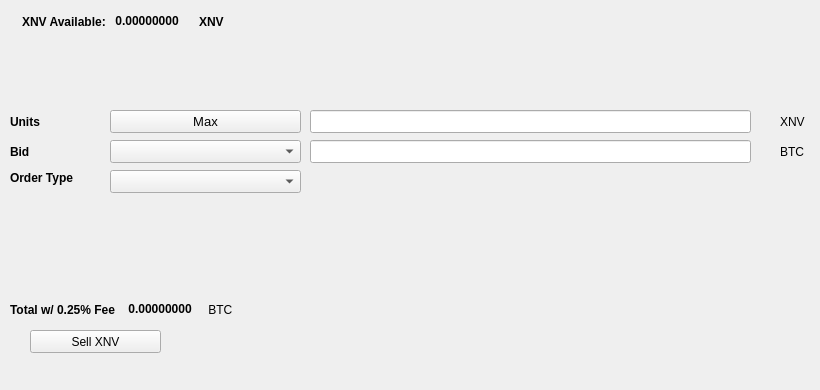
   <widget class="QWidget" name="SellTab">
    <attribute name="title">
     <string>Sell</string>
    </attribute>
    <widget class="QLabel" name="label_16">
     <property name="geometry">
      <rect>
       <x>780</x>
       <y>140</y>
       <width>31</width>
       <height>23</height>
      </rect>
     </property>
     <property name="text">
      <string>BTC</string>
     </property>
    </widget>
    <widget class="QComboBox" name="SellBidcomboBox">
     <property name="geometry">
      <rect>
       <x>110</x>
       <y>140</y>
       <width>191</width>
       <height>23</height>
      </rect>
     </property>
     <property name="font">
      <font>
       <pointsize>10</pointsize>
      </font>
     </property>
    </widget>
    <widget class="QLabel" name="label_18">
     <property name="geometry">
      <rect>
       <x>10</x>
       <y>110</y>
       <width>46</width>
       <height>23</height>
      </rect>
     </property>
     <property name="font">
      <font>
       <weight>75</weight>
       <bold>true</bold>
      </font>
     </property>
     <property name="text">
      <string>Units</string>
     </property>
    </widget>
    <widget class="QPushButton" name="Sell_Max_Amount">
     <property name="geometry">
      <rect>
       <x>110</x>
       <y>110</y>
       <width>191</width>
       <height>23</height>
      </rect>
     </property>
     <property name="font">
      <font>
       <pointsize>10</pointsize>
      </font>
     </property>
     <property name="text">
      <string>Max</string>
     </property>
    </widget>
    <widget class="QLabel" name="label_20">
     <property name="geometry">
      <rect>
       <x>10</x>
       <y>170</y>
       <width>91</width>
       <height>16</height>
      </rect>
     </property>
     <property name="font">
      <font>
       <weight>75</weight>
       <bold>true</bold>
      </font>
     </property>
     <property name="text">
      <string>Order Type</string>
     </property>
    </widget>
    <widget class="QComboBox" name="SellOrdertypeCombo">
     <property name="geometry">
      <rect>
       <x>110</x>
       <y>170</y>
       <width>191</width>
       <height>23</height>
      </rect>
     </property>
     <property name="font">
      <font>
       <pointsize>10</pointsize>
      </font>
     </property>
    </widget>
    <widget class="QLabel" name="label_21">
     <property name="geometry">
      <rect>
       <x>10</x>
       <y>140</y>
       <width>46</width>
       <height>23</height>
      </rect>
     </property>
     <property name="font">
      <font>
       <weight>75</weight>
       <bold>true</bold>
      </font>
     </property>
     <property name="text">
      <string>Bid</string>
     </property>
    </widget>
    <widget class="QLabel" name="label_22">
     <property name="geometry">
      <rect>
       <x>780</x>
       <y>110</y>
       <width>31</width>
       <height>23</height>
      </rect>
     </property>
     <property name="text">
      <string>XNV</string>
     </property>
    </widget>
    <widget class="QLineEdit" name="UnitsInputXNV">
     <property name="geometry">
      <rect>
       <x>310</x>
       <y>110</y>
       <width>441</width>
       <height>23</height>
      </rect>
     </property>
     <property name="font">
      <font>
       <pointsize>9</pointsize>
       <weight>75</weight>
       <bold>true</bold>
      </font>
     </property>
    </widget>
    <widget class="QLineEdit" name="SellBidPriceEdit">
     <property name="geometry">
      <rect>
       <x>310</x>
       <y>140</y>
       <width>441</width>
       <height>23</height>
      </rect>
     </property>
     <property name="font">
      <font>
       <pointsize>9</pointsize>
       <weight>75</weight>
       <bold>true</bold>
      </font>
     </property>
    </widget>
    <widget class="QPushButton" name="SellXNVBTN">
     <property name="geometry">
      <rect>
       <x>30</x>
       <y>330</y>
       <width>131</width>
       <height>23</height>
      </rect>
     </property>
     <property name="text">
      <string>Sell XNV</string>
     </property>
     <property name="icon">
      <iconset resource="../nvidiacash">
       <normaloff>:/icons/bitcoin</normaloff>:/icons/bitcoin</iconset>
     </property>
    </widget>
    <widget class="QWidget" name="layoutWidget3">
     <property name="geometry">
      <rect>
       <x>22</x>
       <y>12</y>
       <width>258</width>
       <height>19</height>
      </rect>
     </property>
     <layout class="QHBoxLayout" name="horizontalLayout">
      <item>
       <widget class="QLabel" name="label232_2">
        <property name="font">
         <font>
          <weight>75</weight>
          <bold>true</bold>
         </font>
        </property>
        <property name="text">
         <string>XNV Available:</string>
        </property>
       </widget>
      </item>
      <item>
       <widget class="QLabel" name="XNVAvailableLabel">
        <property name="palette">
         <palette>
          <active>
           <colorrole role="WindowText">
            <brush brushstyle="SolidPattern">
             <color alpha="255">
              <red>0</red>
              <green>0</green>
              <blue>0</blue>
             </color>
            </brush>
           </colorrole>
           <colorrole role="Button">
            <brush brushstyle="SolidPattern">
             <color alpha="255">
              <red>0</red>
              <green>170</green>
              <blue>0</blue>
             </color>
            </brush>
           </colorrole>
           <colorrole role="Light">
            <brush brushstyle="SolidPattern">
             <color alpha="255">
              <red>0</red>
              <green>255</green>
              <blue>0</blue>
             </color>
            </brush>
           </colorrole>
           <colorrole role="Midlight">
            <brush brushstyle="SolidPattern">
             <color alpha="255">
              <red>0</red>
              <green>212</green>
              <blue>0</blue>
             </color>
            </brush>
           </colorrole>
           <colorrole role="Dark">
            <brush brushstyle="SolidPattern">
             <color alpha="255">
              <red>0</red>
              <green>85</green>
              <blue>0</blue>
             </color>
            </brush>
           </colorrole>
           <colorrole role="Mid">
            <brush brushstyle="SolidPattern">
             <color alpha="255">
              <red>0</red>
              <green>113</green>
              <blue>0</blue>
             </color>
            </brush>
           </colorrole>
           <colorrole role="Text">
            <brush brushstyle="SolidPattern">
             <color alpha="255">
              <red>0</red>
              <green>170</green>
              <blue>0</blue>
             </color>
            </brush>
           </colorrole>
           <colorrole role="BrightText">
            <brush brushstyle="SolidPattern">
             <color alpha="255">
              <red>255</red>
              <green>255</green>
              <blue>255</blue>
             </color>
            </brush>
           </colorrole>
           <colorrole role="ButtonText">
            <brush brushstyle="SolidPattern">
             <color alpha="255">
              <red>0</red>
              <green>0</green>
              <blue>0</blue>
             </color>
            </brush>
           </colorrole>
           <colorrole role="Base">
            <brush brushstyle="SolidPattern">
             <color alpha="255">
              <red>255</red>
              <green>255</green>
              <blue>255</blue>
             </color>
            </brush>
           </colorrole>
           <colorrole role="Window">
            <brush brushstyle="SolidPattern">
             <color alpha="255">
              <red>0</red>
              <green>170</green>
              <blue>0</blue>
             </color>
            </brush>
           </colorrole>
           <colorrole role="Shadow">
            <brush brushstyle="SolidPattern">
             <color alpha="255">
              <red>0</red>
              <green>0</green>
              <blue>0</blue>
             </color>
            </brush>
           </colorrole>
           <colorrole role="AlternateBase">
            <brush brushstyle="SolidPattern">
             <color alpha="255">
              <red>127</red>
              <green>212</green>
              <blue>127</blue>
             </color>
            </brush>
           </colorrole>
           <colorrole role="ToolTipBase">
            <brush brushstyle="SolidPattern">
             <color alpha="255">
              <red>255</red>
              <green>255</green>
              <blue>220</blue>
             </color>
            </brush>
           </colorrole>
           <colorrole role="ToolTipText">
            <brush brushstyle="SolidPattern">
             <color alpha="255">
              <red>0</red>
              <green>0</green>
              <blue>0</blue>
             </color>
            </brush>
           </colorrole>
          </active>
          <inactive>
           <colorrole role="WindowText">
            <brush brushstyle="SolidPattern">
             <color alpha="255">
              <red>0</red>
              <green>0</green>
              <blue>0</blue>
             </color>
            </brush>
           </colorrole>
           <colorrole role="Button">
            <brush brushstyle="SolidPattern">
             <color alpha="255">
              <red>0</red>
              <green>170</green>
              <blue>0</blue>
             </color>
            </brush>
           </colorrole>
           <colorrole role="Light">
            <brush brushstyle="SolidPattern">
             <color alpha="255">
              <red>0</red>
              <green>255</green>
              <blue>0</blue>
             </color>
            </brush>
           </colorrole>
           <colorrole role="Midlight">
            <brush brushstyle="SolidPattern">
             <color alpha="255">
              <red>0</red>
              <green>212</green>
              <blue>0</blue>
             </color>
            </brush>
           </colorrole>
           <colorrole role="Dark">
            <brush brushstyle="SolidPattern">
             <color alpha="255">
              <red>0</red>
              <green>85</green>
              <blue>0</blue>
             </color>
            </brush>
           </colorrole>
           <colorrole role="Mid">
            <brush brushstyle="SolidPattern">
             <color alpha="255">
              <red>0</red>
              <green>113</green>
              <blue>0</blue>
             </color>
            </brush>
           </colorrole>
           <colorrole role="Text">
            <brush brushstyle="SolidPattern">
             <color alpha="255">
              <red>0</red>
              <green>170</green>
              <blue>0</blue>
             </color>
            </brush>
           </colorrole>
           <colorrole role="BrightText">
            <brush brushstyle="SolidPattern">
             <color alpha="255">
              <red>255</red>
              <green>255</green>
              <blue>255</blue>
             </color>
            </brush>
           </colorrole>
           <colorrole role="ButtonText">
            <brush brushstyle="SolidPattern">
             <color alpha="255">
              <red>0</red>
              <green>0</green>
              <blue>0</blue>
             </color>
            </brush>
           </colorrole>
           <colorrole role="Base">
            <brush brushstyle="SolidPattern">
             <color alpha="255">
              <red>255</red>
              <green>255</green>
              <blue>255</blue>
             </color>
            </brush>
           </colorrole>
           <colorrole role="Window">
            <brush brushstyle="SolidPattern">
             <color alpha="255">
              <red>0</red>
              <green>170</green>
              <blue>0</blue>
             </color>
            </brush>
           </colorrole>
           <colorrole role="Shadow">
            <brush brushstyle="SolidPattern">
             <color alpha="255">
              <red>0</red>
              <green>0</green>
              <blue>0</blue>
             </color>
            </brush>
           </colorrole>
           <colorrole role="AlternateBase">
            <brush brushstyle="SolidPattern">
             <color alpha="255">
              <red>127</red>
              <green>212</green>
              <blue>127</blue>
             </color>
            </brush>
           </colorrole>
           <colorrole role="ToolTipBase">
            <brush brushstyle="SolidPattern">
             <color alpha="255">
              <red>255</red>
              <green>255</green>
              <blue>220</blue>
             </color>
            </brush>
           </colorrole>
           <colorrole role="ToolTipText">
            <brush brushstyle="SolidPattern">
             <color alpha="255">
              <red>0</red>
              <green>0</green>
              <blue>0</blue>
             </color>
            </brush>
           </colorrole>
          </inactive>
          <disabled>
           <colorrole role="WindowText">
            <brush brushstyle="SolidPattern">
             <color alpha="255">
              <red>0</red>
              <green>85</green>
              <blue>0</blue>
             </color>
            </brush>
           </colorrole>
           <colorrole role="Button">
            <brush brushstyle="SolidPattern">
             <color alpha="255">
              <red>0</red>
              <green>170</green>
              <blue>0</blue>
             </color>
            </brush>
           </colorrole>
           <colorrole role="Light">
            <brush brushstyle="SolidPattern">
             <color alpha="255">
              <red>0</red>
              <green>255</green>
              <blue>0</blue>
             </color>
            </brush>
           </colorrole>
           <colorrole role="Midlight">
            <brush brushstyle="SolidPattern">
             <color alpha="255">
              <red>0</red>
              <green>212</green>
              <blue>0</blue>
             </color>
            </brush>
           </colorrole>
           <colorrole role="Dark">
            <brush brushstyle="SolidPattern">
             <color alpha="255">
              <red>0</red>
              <green>85</green>
              <blue>0</blue>
             </color>
            </brush>
           </colorrole>
           <colorrole role="Mid">
            <brush brushstyle="SolidPattern">
             <color alpha="255">
              <red>0</red>
              <green>113</green>
              <blue>0</blue>
             </color>
            </brush>
           </colorrole>
           <colorrole role="Text">
            <brush brushstyle="SolidPattern">
             <color alpha="255">
              <red>0</red>
              <green>85</green>
              <blue>0</blue>
             </color>
            </brush>
           </colorrole>
           <colorrole role="BrightText">
            <brush brushstyle="SolidPattern">
             <color alpha="255">
              <red>255</red>
              <green>255</green>
              <blue>255</blue>
             </color>
            </brush>
           </colorrole>
           <colorrole role="ButtonText">
            <brush brushstyle="SolidPattern">
             <color alpha="255">
              <red>0</red>
              <green>85</green>
              <blue>0</blue>
             </color>
            </brush>
           </colorrole>
           <colorrole role="Base">
            <brush brushstyle="SolidPattern">
             <color alpha="255">
              <red>0</red>
              <green>170</green>
              <blue>0</blue>
             </color>
            </brush>
           </colorrole>
           <colorrole role="Window">
            <brush brushstyle="SolidPattern">
             <color alpha="255">
              <red>0</red>
              <green>170</green>
              <blue>0</blue>
             </color>
            </brush>
           </colorrole>
           <colorrole role="Shadow">
            <brush brushstyle="SolidPattern">
             <color alpha="255">
              <red>0</red>
              <green>0</green>
              <blue>0</blue>
             </color>
            </brush>
           </colorrole>
           <colorrole role="AlternateBase">
            <brush brushstyle="SolidPattern">
             <color alpha="255">
              <red>0</red>
              <green>170</green>
              <blue>0</blue>
             </color>
            </brush>
           </colorrole>
           <colorrole role="ToolTipBase">
            <brush brushstyle="SolidPattern">
             <color alpha="255">
              <red>255</red>
              <green>255</green>
              <blue>220</blue>
             </color>
            </brush>
           </colorrole>
           <colorrole role="ToolTipText">
            <brush brushstyle="SolidPattern">
             <color alpha="255">
              <red>0</red>
              <green>0</green>
              <blue>0</blue>
             </color>
            </brush>
           </colorrole>
          </disabled>
         </palette>
        </property>
        <property name="font">
         <font>
          <weight>75</weight>
          <bold>true</bold>
         </font>
        </property>
        <property name="text">
         <string> 0.00000000 </string>
        </property>
        <property name="textInteractionFlags">
         <set>Qt::LinksAccessibleByMouse|Qt::TextSelectableByKeyboard|Qt::TextSelectableByMouse</set>
        </property>
       </widget>
      </item>
      <item>
       <widget class="QLabel" name="labelXNV">
        <property name="font">
         <font>
          <weight>75</weight>
          <bold>true</bold>
         </font>
        </property>
        <property name="text">
         <string>XNV</string>
        </property>
       </widget>
      </item>
     </layout>
    </widget>
    <widget class="QWidget" name="layoutWidget">
     <property name="geometry">
      <rect>
       <x>10</x>
       <y>300</y>
       <width>268</width>
       <height>19</height>
      </rect>
     </property>
     <layout class="QHBoxLayout" name="horizontalLayout_2">
      <item>
       <widget class="QLabel" name="label_19">
        <property name="font">
         <font>
          <weight>75</weight>
          <bold>true</bold>
         </font>
        </property>
        <property name="text">
         <string>Total w/ 0.25% Fee </string>
        </property>
       </widget>
      </item>
      <item>
       <widget class="QLabel" name="SellCostLabel">
        <property name="palette">
         <palette>
          <active>
           <colorrole role="WindowText">
            <brush brushstyle="SolidPattern">
             <color alpha="255">
              <red>0</red>
              <green>0</green>
              <blue>0</blue>
             </color>
            </brush>
           </colorrole>
           <colorrole role="Button">
            <brush brushstyle="SolidPattern">
             <color alpha="255">
              <red>0</red>
              <green>170</green>
              <blue>0</blue>
             </color>
            </brush>
           </colorrole>
           <colorrole role="Light">
            <brush brushstyle="SolidPattern">
             <color alpha="255">
              <red>0</red>
              <green>255</green>
              <blue>0</blue>
             </color>
            </brush>
           </colorrole>
           <colorrole role="Midlight">
            <brush brushstyle="SolidPattern">
             <color alpha="255">
              <red>0</red>
              <green>212</green>
              <blue>0</blue>
             </color>
            </brush>
           </colorrole>
           <colorrole role="Dark">
            <brush brushstyle="SolidPattern">
             <color alpha="255">
              <red>0</red>
              <green>85</green>
              <blue>0</blue>
             </color>
            </brush>
           </colorrole>
           <colorrole role="Mid">
            <brush brushstyle="SolidPattern">
             <color alpha="255">
              <red>0</red>
              <green>113</green>
              <blue>0</blue>
             </color>
            </brush>
           </colorrole>
           <colorrole role="Text">
            <brush brushstyle="SolidPattern">
             <color alpha="255">
              <red>0</red>
              <green>170</green>
              <blue>0</blue>
             </color>
            </brush>
           </colorrole>
           <colorrole role="BrightText">
            <brush brushstyle="SolidPattern">
             <color alpha="255">
              <red>255</red>
              <green>255</green>
              <blue>255</blue>
             </color>
            </brush>
           </colorrole>
           <colorrole role="ButtonText">
            <brush brushstyle="SolidPattern">
             <color alpha="255">
              <red>0</red>
              <green>0</green>
              <blue>0</blue>
             </color>
            </brush>
           </colorrole>
           <colorrole role="Base">
            <brush brushstyle="SolidPattern">
             <color alpha="255">
              <red>255</red>
              <green>255</green>
              <blue>255</blue>
             </color>
            </brush>
           </colorrole>
           <colorrole role="Window">
            <brush brushstyle="SolidPattern">
             <color alpha="255">
              <red>0</red>
              <green>170</green>
              <blue>0</blue>
             </color>
            </brush>
           </colorrole>
           <colorrole role="Shadow">
            <brush brushstyle="SolidPattern">
             <color alpha="255">
              <red>0</red>
              <green>0</green>
              <blue>0</blue>
             </color>
            </brush>
           </colorrole>
           <colorrole role="AlternateBase">
            <brush brushstyle="SolidPattern">
             <color alpha="255">
              <red>127</red>
              <green>212</green>
              <blue>127</blue>
             </color>
            </brush>
           </colorrole>
           <colorrole role="ToolTipBase">
            <brush brushstyle="SolidPattern">
             <color alpha="255">
              <red>255</red>
              <green>255</green>
              <blue>220</blue>
             </color>
            </brush>
           </colorrole>
           <colorrole role="ToolTipText">
            <brush brushstyle="SolidPattern">
             <color alpha="255">
              <red>0</red>
              <green>0</green>
              <blue>0</blue>
             </color>
            </brush>
           </colorrole>
          </active>
          <inactive>
           <colorrole role="WindowText">
            <brush brushstyle="SolidPattern">
             <color alpha="255">
              <red>0</red>
              <green>0</green>
              <blue>0</blue>
             </color>
            </brush>
           </colorrole>
           <colorrole role="Button">
            <brush brushstyle="SolidPattern">
             <color alpha="255">
              <red>0</red>
              <green>170</green>
              <blue>0</blue>
             </color>
            </brush>
           </colorrole>
           <colorrole role="Light">
            <brush brushstyle="SolidPattern">
             <color alpha="255">
              <red>0</red>
              <green>255</green>
              <blue>0</blue>
             </color>
            </brush>
           </colorrole>
           <colorrole role="Midlight">
            <brush brushstyle="SolidPattern">
             <color alpha="255">
              <red>0</red>
              <green>212</green>
              <blue>0</blue>
             </color>
            </brush>
           </colorrole>
           <colorrole role="Dark">
            <brush brushstyle="SolidPattern">
             <color alpha="255">
              <red>0</red>
              <green>85</green>
              <blue>0</blue>
             </color>
            </brush>
           </colorrole>
           <colorrole role="Mid">
            <brush brushstyle="SolidPattern">
             <color alpha="255">
              <red>0</red>
              <green>113</green>
              <blue>0</blue>
             </color>
            </brush>
           </colorrole>
           <colorrole role="Text">
            <brush brushstyle="SolidPattern">
             <color alpha="255">
              <red>0</red>
              <green>170</green>
              <blue>0</blue>
             </color>
            </brush>
           </colorrole>
           <colorrole role="BrightText">
            <brush brushstyle="SolidPattern">
             <color alpha="255">
              <red>255</red>
              <green>255</green>
              <blue>255</blue>
             </color>
            </brush>
           </colorrole>
           <colorrole role="ButtonText">
            <brush brushstyle="SolidPattern">
             <color alpha="255">
              <red>0</red>
              <green>0</green>
              <blue>0</blue>
             </color>
            </brush>
           </colorrole>
           <colorrole role="Base">
            <brush brushstyle="SolidPattern">
             <color alpha="255">
              <red>255</red>
              <green>255</green>
              <blue>255</blue>
             </color>
            </brush>
           </colorrole>
           <colorrole role="Window">
            <brush brushstyle="SolidPattern">
             <color alpha="255">
              <red>0</red>
              <green>170</green>
              <blue>0</blue>
             </color>
            </brush>
           </colorrole>
           <colorrole role="Shadow">
            <brush brushstyle="SolidPattern">
             <color alpha="255">
              <red>0</red>
              <green>0</green>
              <blue>0</blue>
             </color>
            </brush>
           </colorrole>
           <colorrole role="AlternateBase">
            <brush brushstyle="SolidPattern">
             <color alpha="255">
              <red>127</red>
              <green>212</green>
              <blue>127</blue>
             </color>
            </brush>
           </colorrole>
           <colorrole role="ToolTipBase">
            <brush brushstyle="SolidPattern">
             <color alpha="255">
              <red>255</red>
              <green>255</green>
              <blue>220</blue>
             </color>
            </brush>
           </colorrole>
           <colorrole role="ToolTipText">
            <brush brushstyle="SolidPattern">
             <color alpha="255">
              <red>0</red>
              <green>0</green>
              <blue>0</blue>
             </color>
            </brush>
           </colorrole>
          </inactive>
          <disabled>
           <colorrole role="WindowText">
            <brush brushstyle="SolidPattern">
             <color alpha="255">
              <red>0</red>
              <green>85</green>
              <blue>0</blue>
             </color>
            </brush>
           </colorrole>
           <colorrole role="Button">
            <brush brushstyle="SolidPattern">
             <color alpha="255">
              <red>0</red>
              <green>170</green>
              <blue>0</blue>
             </color>
            </brush>
           </colorrole>
           <colorrole role="Light">
            <brush brushstyle="SolidPattern">
             <color alpha="255">
              <red>0</red>
              <green>255</green>
              <blue>0</blue>
             </color>
            </brush>
           </colorrole>
           <colorrole role="Midlight">
            <brush brushstyle="SolidPattern">
             <color alpha="255">
              <red>0</red>
              <green>212</green>
              <blue>0</blue>
             </color>
            </brush>
           </colorrole>
           <colorrole role="Dark">
            <brush brushstyle="SolidPattern">
             <color alpha="255">
              <red>0</red>
              <green>85</green>
              <blue>0</blue>
             </color>
            </brush>
           </colorrole>
           <colorrole role="Mid">
            <brush brushstyle="SolidPattern">
             <color alpha="255">
              <red>0</red>
              <green>113</green>
              <blue>0</blue>
             </color>
            </brush>
           </colorrole>
           <colorrole role="Text">
            <brush brushstyle="SolidPattern">
             <color alpha="255">
              <red>0</red>
              <green>85</green>
              <blue>0</blue>
             </color>
            </brush>
           </colorrole>
           <colorrole role="BrightText">
            <brush brushstyle="SolidPattern">
             <color alpha="255">
              <red>255</red>
              <green>255</green>
              <blue>255</blue>
             </color>
            </brush>
           </colorrole>
           <colorrole role="ButtonText">
            <brush brushstyle="SolidPattern">
             <color alpha="255">
              <red>0</red>
              <green>85</green>
              <blue>0</blue>
             </color>
            </brush>
           </colorrole>
           <colorrole role="Base">
            <brush brushstyle="SolidPattern">
             <color alpha="255">
              <red>0</red>
              <green>170</green>
              <blue>0</blue>
             </color>
            </brush>
           </colorrole>
           <colorrole role="Window">
            <brush brushstyle="SolidPattern">
             <color alpha="255">
              <red>0</red>
              <green>170</green>
              <blue>0</blue>
             </color>
            </brush>
           </colorrole>
           <colorrole role="Shadow">
            <brush brushstyle="SolidPattern">
             <color alpha="255">
              <red>0</red>
              <green>0</green>
              <blue>0</blue>
             </color>
            </brush>
           </colorrole>
           <colorrole role="AlternateBase">
            <brush brushstyle="SolidPattern">
             <color alpha="255">
              <red>0</red>
              <green>170</green>
              <blue>0</blue>
             </color>
            </brush>
           </colorrole>
           <colorrole role="ToolTipBase">
            <brush brushstyle="SolidPattern">
             <color alpha="255">
              <red>255</red>
              <green>255</green>
              <blue>220</blue>
             </color>
            </brush>
           </colorrole>
           <colorrole role="ToolTipText">
            <brush brushstyle="SolidPattern">
             <color alpha="255">
              <red>0</red>
              <green>0</green>
              <blue>0</blue>
             </color>
            </brush>
           </colorrole>
          </disabled>
         </palette>
        </property>
        <property name="font">
         <font>
          <weight>75</weight>
          <bold>true</bold>
         </font>
        </property>
        <property name="autoFillBackground">
         <bool>false</bool>
        </property>
        <property name="text">
         <string> 0.00000000</string>
        </property>
        <property name="textInteractionFlags">
         <set>Qt::LinksAccessibleByMouse|Qt::TextSelectableByMouse</set>
        </property>
       </widget>
      </item>
      <item>
       <widget class="QLabel" name="label_17">
        <property name="font">
         <font>
          <weight>50</weight>
          <bold>false</bold>
         </font>
        </property>
        <property name="text">
         <string> BTC</string>
        </property>
       </widget>
      </item>
     </layout>
    </widget>
    <widget class="QLabel" name="label_23">
     <property name="geometry">
      <rect>
       <x>460</x>
       <y>300</y>
       <width>281</width>
       <height>81</height>
      </rect>
     </property>
     <property name="text">
      <string/>
     </property>
     <property name="pixmap">
      <pixmap>:/images/bittrex</pixmap>
     </property>
    </widget>
   </widget>
